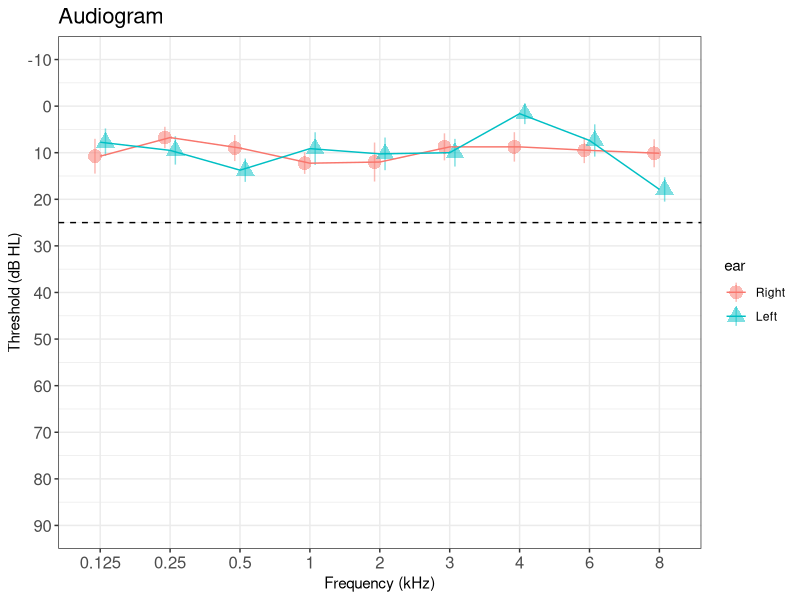

Write the R code that produced this figure. (Note: this script raises an error after producing the figure.)
# setup ====
library(readr)
library(tidyverse)
library(ggplot2)
library(ggpubr)

# Read data ====
aud.dat <- read.csv("aud_data.csv")

#Remove variable "Group"
aud.dat <- within(aud.dat, rm(Group))   

# make long
aud.dat <- gather(aud.dat, key = "ear-freq", value = "dB", -ID)

# split and rename variables
aud.dat <- aud.dat %>% 
  separate(col = "ear-freq", into = c("ear","freq"), sep = (1)) %>%
  mutate(freq = (type.convert(freq))/1000) %>% 
  mutate(freqLabels = factor(freq)) %>% 
  mutate(ear = factor(ear, levels = c("R", "L"))) %>%
  mutate(ear = recode(ear, "R" = "Right", "L" = "Left"))

# define function for SEM (standard error of mean)
std_error <- function(x) sd(x)/sqrt(length(x))

# Regular audiogram with SEM ====
ggplot(data = aud.dat, aes(y = dB, x = freqLabels, group = ear, color = ear, shape = ear))+

# Aud layers
stat_summary(fun = mean,
             fun.min = function(x) mean(x) - std_error(x), 
             fun.max = function(x) mean(x) + std_error(x), 
             geom = "pointrange", position=position_dodge(width=0.3), size = 1, alpha = 0.5) +
stat_summary(fun = mean, geom = "line") +

scale_y_reverse(limits = c(90,-10), breaks = seq(-10, 90, by=10))+

geom_hline(yintercept=25, linetype="dashed", color = "black", size=0.5)+
labs(x = "Frequency (kHz)", y = "Threshold (dB HL)")+
ggtitle("Audiogram") +
theme_bw()+
  theme(plot.title = element_text(size = 16), axis.text = element_text(size = 12))



######################
## Left and Right ear split with different groups
######################

# Read data ====
aud.dat <- read.csv("aud_data.csv")

#Specify group as factor
aud.dat$Group <- factor(aud.dat$Group, levels = c("1", "2"))

#Recode group
aud.dat$Group <- recode(aud.dat$Group, "1" = "M", "2" = "F")

# Do NOT remove variable "Group" (as for above non-grouped aud)
# aud.dat <- within(aud.dat, rm(Group))

# make long
aud.dat <- gather(aud.dat, key = "ear-freq", value = "dB", -ID, -Group)

# split and rename variables
aud.dat <- aud.dat %>% 
  separate(col = "ear-freq", into = c("ear","freq"), sep = (1)) %>%
  mutate(freq = (type.convert(freq))/1000) %>% 
  mutate(freqLabels = factor(freq)) %>% 
  mutate(ear = factor(ear, levels = c("R", "L"))) %>%
  mutate(ear = recode(ear, "R" = "Right", "L" = "Left"))

# define function for SEM (standard error of mean)
std_error <- function(x) sd(x)/sqrt(length(x))

##Create plot for LEFT EAR ====
aud_L <- ggplot(data = aud.dat[aud.dat$ear == "Left",], aes(y = dB, x = freqLabels, group = Group, color = Group, shape = Group))+

#Aud layers
stat_summary(fun = mean,
             fun.min = function(x) mean(x) - std_error(x), 
             fun.max = function(x) mean(x) + std_error(x), 
             geom = "pointrange", position=position_dodge(width=0.3), size = 1, alpha = 0.5) +
stat_summary(fun = mean, geom = "line") +

scale_y_reverse(limits = c(90,-10), breaks = seq(-10, 90, by=10))+

geom_hline(yintercept=25, linetype="dashed", color = "black", size=0.5)+
labs(x = "Frequency (kHz)", y = "Threshold (dB HL)")+
ggtitle("Audiogram L") +
theme_bw()+
theme(plot.title = element_text(size = 16), axis.text = element_text(size = 12))

#Create plot for RIGHT EAR
aud_R <- ggplot(data = aud.dat[aud.dat$ear == "Right",], aes(y = dB, x = freqLabels, group = Group, color = Group, shape = Group))+
  
#Aud layers
stat_summary(fun = mean,
             fun.min = function(x) mean(x) - std_error(x), 
             fun.max = function(x) mean(x) + std_error(x), 
             geom = "pointrange", position=position_dodge(width=0.3), size = 1, alpha = 0.5) +
stat_summary(fun = mean, geom = "line") +

scale_y_reverse(limits = c(90,-10), breaks = seq(-10, 90, by=10))+

geom_hline(yintercept=25, linetype="dashed", color = "black", size=0.5)+
labs(x = "Frequency (kHz)", y = "Threshold (dB HL)")+
ggtitle("Audiogram R") +
theme_bw()+
theme(plot.title = element_text(size = 16), axis.text = element_text(size = 12))

## Display Left and Right ears for groups ====

ggarrange(aud_L, aud_R, ncol = 2, nrow = 1)
